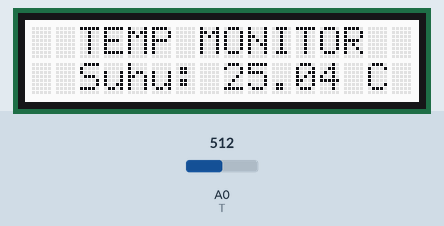
This sketch was run on a simulated Arduino Uno, built with avr-gcc and run on an emulated ATmega328P. Shown: 16×2 character LCD. Inputs (shaded band) come from the test bench; at power-on: A0 (T) = 512.

Above: at 1.2 s.
1.3 s: A0 (T) set to 339
At 2.3 s:
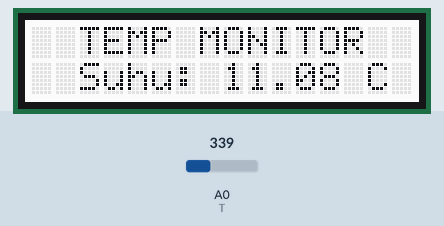
2.9 s: A0 (T) set to 308
At 3.9 s:
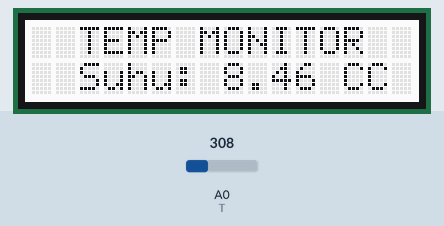
4.5 s: A0 (T) set to 233
At 5.2 s:
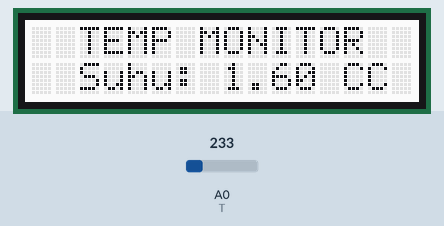
6.0 s: A0 (T) set to 206
At 6.6 s:
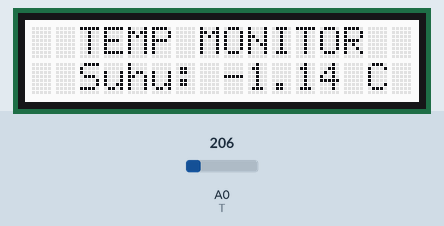
Timing chart, 0 to 8.6 s (numbered marks = the images above; inputs shaded):
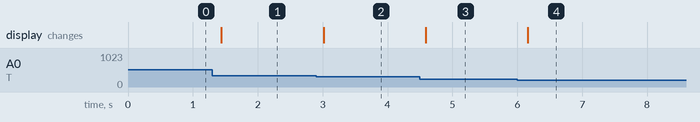

The sketch:

Temperature_Meter_With_LCD_Display.ino
```cpp
/*===============TEMPERATURE METER WITH LCD DISPLAY==============
  Dibuat Oleh Tim Digiware
  ===============================================================
  Konfigurasi Pin:
  |-----------------------------------------|
  |                     | Arduino Base HAT  |
  |-----------------------------------------|
  |Grove - Temp Sensor  |         A0        |
  |Grove - LCD 16x2     |         I2C       |
  |-----------------------------------------|
*/
#include <Wire.h>
#include "rgb_lcd.h"
rgb_lcd lcd;

const int B = 4275;
const int R0 = 100000;
const int T = A0;

void setup()
{
    lcd.begin(16,2);
}

void loop()
{
    int a = analogRead(T);

    float R = 1023.0/a-1.0;
    R = R0*R;

    float suhu = 1.0/(log(R/R0)/B+1/298.15)-273.15;
    lcd.setCursor(2, 1);
    lcd.print("Suhu: ");
    lcd.print(suhu);
    lcd.print(" C");
    text();
    delay(100);
}

void text()
{
  lcd.setCursor(2, 0);
  lcd.print("TEMP MONITOR");
  delay(100);
}
```

Measured:
- the behaviour switches between 327 and 326 on A0 (T) (found by bisection; images 1 and 2)
- the behaviour switches between 217 and 216 on A0 (T) (found by bisection; images 3 and 4)
- after the input at 1.3 s, the display: changes after 0.14 s (image 1)
- after the input at 2.9 s, the display: changes after 0.12 s (image 2)
- after the input at 4.5 s, the display: changes after 0.09 s (image 3)
- after the input at 6.0 s, the display: changes after 0.16 s (image 4)
